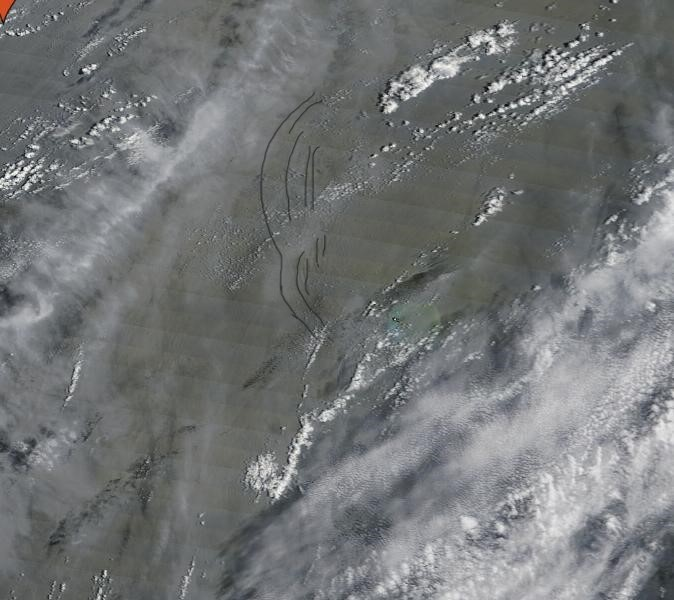
#> input picture img/snapshot-2025-06-16T00_00_00Z (1).jpg, 674 x 600 px, found by its file name; its folder holds only this picture in this run
$ python -i gui_app.py   (imports and definitions only)
#> lines starting #> are read from the running program, lines starting #| are printed output that depends on the picture
import os
import csv
import cv2
import numpy as np
from PIL import Image, ImageTk, ImageDraw
import tkinter as tk
from tkinter import messagebox

IMG_DIR = 'img'
OUT_DIR = 'img_out'
TXT_DIR = 'txt_out'
CSV_DIR = 'csv_out'

# [2 lines not run here, left out]


def predict_image(image_path, output_path):
    img = cv2.imread(image_path)
#> img is the input picture: shape (600, 674, 3); mean B, G, R 118.1, 117.4, 114.9
    if img is None:
        raise FileNotFoundError(image_path)
    gray = cv2.cvtColor(img, cv2.COLOR_BGR2GRAY)
    edges = cv2.Canny(gray, 100, 200)
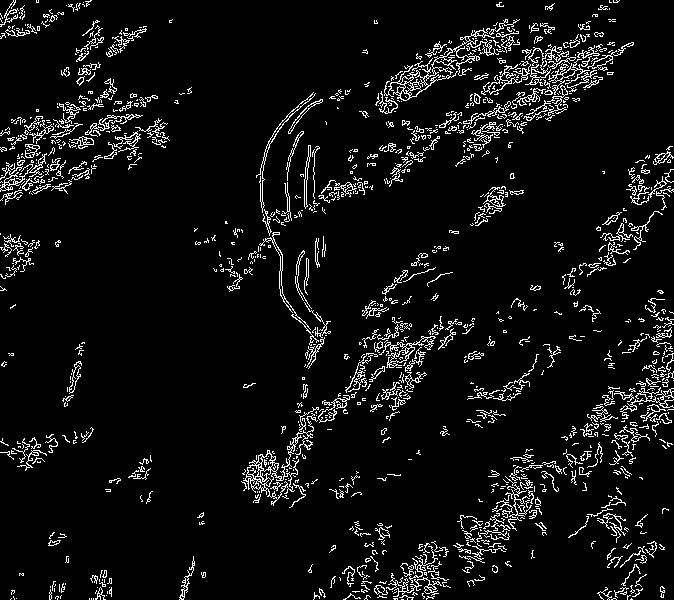
#> edges: shape (600, 674); 6.5% white in thin lines or dots
    result = np.zeros_like(img)
    result[edges != 0] = (0, 255, 0)
    cv2.imwrite(output_path, result)
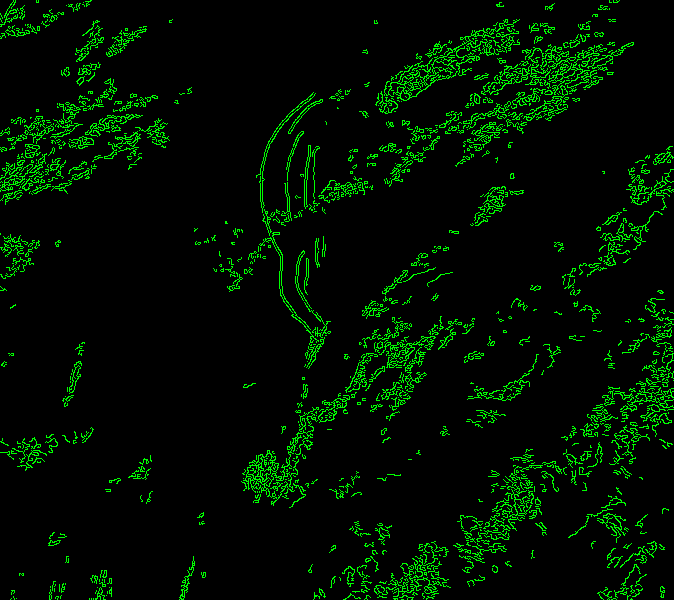
#> saved as snapshot-2025-06-16T00_00_00Z (1).jpg: shape (600, 674, 3); mean B, G, R 0, 16.5, 0
    return output_path


# [47 lines left out: functions load_coords, extract_coordinates, overlay_results, not called in this run]


def process(filename):
    img_path = os.path.join(IMG_DIR, filename)
    out_path = os.path.join(OUT_DIR, filename)
    txt_path = os.path.join(TXT_DIR, os.path.splitext(filename)[0] + '.txt')
    csv_path = os.path.join(CSV_DIR, os.path.splitext(filename)[0] + '.csv')
    predict_image(img_path, out_path)
    if os.path.exists(txt_path):
        pts = extract_coordinates(out_path, txt_path, csv_path)
        overlay_results(out_path, txt_path, pts)
    return out_path


# [19 lines left out: functions show_image, on_process, not called in this run]


# [2 lines not run here, left out]

# [1 line that did not run here, left out]
# [4 lines not run here, left out]

# [1 line that did not run here, left out]
# [1 line not run here, left out]

# [1 line that did not run here, left out]
# [3 lines not run here, left out]

>>> result = process('img/snapshot-2025-06-16T00_00_00Z (1).jpg')
